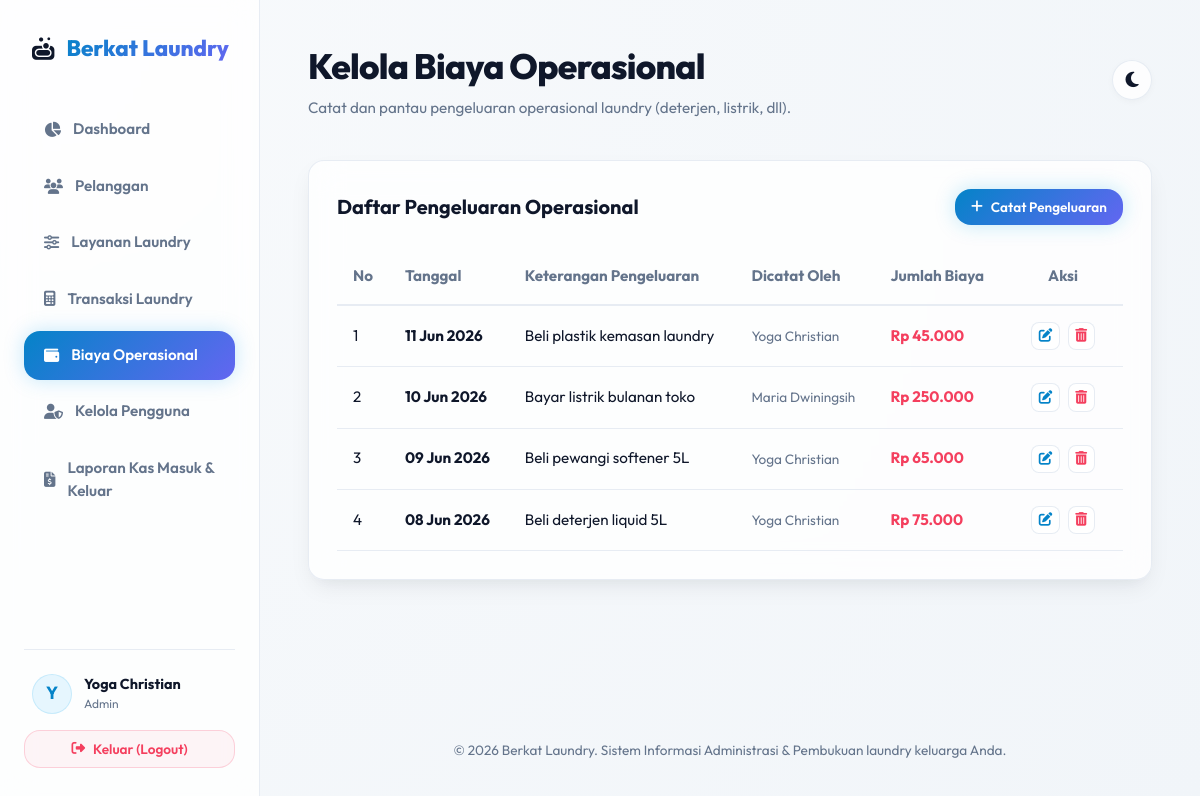
The app's page /pengeluaran.php (signed in) with its own data.
### tables this page shows
CREATE TABLE IF NOT EXISTS `pengeluaran` (
    `id` INT AUTO_INCREMENT PRIMARY KEY,
    `id_user` INT NOT NULL,
    `tgl_pengeluaran` DATE NOT NULL,
    `keterangan` VARCHAR(255) NOT NULL,
    `jumlah` INT NOT NULL,
    CONSTRAINT `fk_pengeluaran_users` FOREIGN KEY (`id_user`) REFERENCES `users` (`id`) ON UPDATE CASCADE
);

CREATE TABLE IF NOT EXISTS `users` (
    `id` INT AUTO_INCREMENT PRIMARY KEY,
    `username` VARCHAR(50) UNIQUE NOT NULL,
    `password` VARCHAR(255) NOT NULL,
    `nama` VARCHAR(100) NOT NULL,
    `role` ENUM('admin', 'karyawan') NOT NULL
);

### pengeluaran.php (the view, shortened to what this page needs)
<?php
require_once 'config/database.php';
require_once 'includes/header.php';
$action = $_GET['action'] ?? 'view';
$id = $_GET['id'] ?? null;
$pengeluaran_data = null;
try {
    $stmt = $pdo->query("SELECT pg.*, u.nama AS nama_user
                         FROM pengeluaran pg
                         JOIN users u ON pg.id_user = u.id
                         ORDER BY pg.tgl_pengeluaran DESC");
    $expenses = $stmt->fetchAll();
} catch (PDOException $e) {
    $error = 'Gagal mengambil data pengeluaran: ' . $e->getMessage();
    $expenses = [];
}
?>
<?php if ($action === 'tambah' || $action === 'edit'): ?>
    <div class="glass-panel" style="max-width: 600px; padding: 2.5rem; margin: 0 auto;">
        <h2 style="font-size: 1.5rem; font-weight: 700; margin-bottom: 1.5rem;">
            <?php echo $action === 'tambah' ? '<i class="fa-solid fa-file-invoice-dollar" style="color:var(--primary);"></i> Catat Pengeluaran Baru' : '<i class="fa-solid fa-pen-to-square" style="color:var(--primary);"></i> Edit Data Pengeluaran'; ?>
        </h2>
        <form action="pengeluaran.php?action=<?php echo $action; ?><?php echo $id ? '&id='.$id : ''; ?>" method="POST">
            <div class="form-group">
                <label for="tgl_pengeluaran">Tanggal Pengeluaran</label>
                <input type="date" id="tgl_pengeluaran" name="tgl_pengeluaran" class="form-control" required
                       value="<?php echo htmlspecialchars($pengeluaran_data['tgl_pengeluaran'] ?? date('Y-m-d')); ?>">
            </div>
            <div class="form-group">
                <label for="keterangan">Keterangan / Deskripsi Biaya</label>
                <input type="text" id="keterangan" name="keterangan" class="form-control" placeholder="Contoh: Pembelian detergen liquid 5L, Biaya listrik..." required
                       value="<?php echo htmlspecialchars($pengeluaran_data['keterangan'] ?? ''); ?>">
            </div>
            <div class="form-group" style="margin-bottom: 2rem;">
                <label for="jumlah">Jumlah Pengeluaran (Rupiah)</label>
                <input type="number" id="jumlah" name="jumlah" class="form-control" placeholder="Contoh: 75000" min="1" required
                       value="<?php echo htmlspecialchars($pengeluaran_data['jumlah'] ?? ''); ?>">
            </div>
            <div style="display: flex; gap: 1rem;">
                <a href="pengeluaran.php" class="btn btn-secondary" style="flex: 1; justify-content: center;">Batal</a>
                <button type="submit" class="btn btn-primary" style="flex: 1; justify-content: center;">
                    <i class="fa-solid fa-floppy-disk"></i> Simpan
                </button>
            </div>
        </form>
    </div>
<?php else: ?>
    <div class="glass-panel table-card">
        <div class="table-header">
            <h3>Daftar Pengeluaran Operasional</h3>
            <a href="pengeluaran.php?action=tambah" class="btn btn-primary" style="padding: 0.5rem 1rem; font-size: 0.85rem;">
                <i class="fa-solid fa-plus"></i> Catat Pengeluaran
            </a>
        </div>
        <div style="overflow-x: auto;">
            <table>
                <thead>
                    <tr>
                        <th style="width: 50px;">No</th>
                        <th>Tanggal</th>
                        <th>Keterangan Pengeluaran</th>
                        <th>Dicatat Oleh</th>
                        <th>Jumlah Biaya</th>
                        <th style="width: 120px; text-align: center;">Aksi</th>
                    </tr>
                </thead>
                <tbody>
                    <?php if (count($expenses) === 0): ?>
                        <tr>
                            <td colspan="6" style="text-align: center; color: var(--text-muted); padding: 2rem;">Belum ada catatan pengeluaran operasional.</td>
                        </tr>
                    <?php else: ?>
                        <?php $no = 1; foreach ($expenses as $row): ?>
                            <tr>
                                <td><?php echo $no++; ?></td>
                                <td><strong><?php echo date('d M Y', strtotime($row['tgl_pengeluaran'])); ?></strong></td>
                                <td><?php echo htmlspecialchars($row['keterangan']); ?></td>
                                <td style="font-size: 0.85rem; color: var(--text-muted);"><?php echo htmlspecialchars($row['nama_user']); ?></td>
                                <td style="font-weight: 700; color: var(--accent);">Rp <?php echo number_format($row['jumlah'], 0, ',', '.'); ?></td>
                                <td style="text-align: center;">
                                    <div style="display: flex; gap: 0.5rem; justify-content: center;">
                                        <a href="pengeluaran.php?action=edit&id=<?php echo $row['id']; ?>" class="btn btn-secondary"
                                           style="padding: 0.4rem; font-size: 0.85rem; border-radius: var(--radius-sm);" title="Edit">
                                            <i class="fa-solid fa-pen-to-square" style="color: var(--primary);"></i>
                                        </a>
                                        <a href="pengeluaran.php?action=hapus&id=<?php echo $row['id']; ?>" class="btn btn-secondary"
                                           style="padding: 0.4rem; font-size: 0.85rem; border-radius: var(--radius-sm);" title="Hapus"
                                           onclick="return confirm('Apakah Anda yakin ingin menghapus catatan pengeluaran ini?');">
                                            <i class="fa-solid fa-trash-can" style="color: var(--accent);"></i>
                                        </a>
                                    </div>
                                </td>
                            </tr>
                        <?php endforeach; ?>
                    <?php endif; ?>
                </tbody>
            </table>
        </div>
    </div>
<?php endif; ?>
<?php
require_once 'includes/footer.php';
?>

### assets/css/style.css (style rules this page uses)
:root { --primary-hue: 201; --primary-sat: 96%; --primary-light: 40%; --primary: hsl(var(--primary-hue), var(--primary-sat), var(--primary-light)); --primary-hover: hsl(var(--primary-hue), var(--primary-sat), calc(var(--primary-light) - 8%)); --primary-soft: hsl(var(--primary-hue), var(--primary-sat), 95%); --secondary: #6366f1; --secondary-hover: #4f46e5; --accent: #f43f5e; --success: #10b981; --warning: #f59e0b; --info: #0ea5e9; --bg-app: radial-gradient(circle at top left, #f8fafc, #f1f5f9); --bg-card: rgba(255, 255, 255, 0.8); --bg-card-hover: rgba(255, 255, 255, 0.95); --border-color: rgba(226, 232, 240, 0.8); --text-main: #0f172a; --text-muted: #64748b; --text-inverse: #ffffff; --shadow-sm: 0 2px 8px -2px rgba(15, 23, 42, 0.05); --shadow-md: 0 10px 25px -5px rgba(15, 23, 42, 0.08), 0 8px 16px -6px rgba(15, 23, 42, 0.04); --shadow-lg: 0 20px 40px -15px rgba(15, 23, 42, 0.12); --shadow-glow: 0 0 20px 0 rgba(14, 165, 233, 0.25); --radius-sm: 8px; --radius-md: 16px; --radius-lg: 24px; --radius-full: 9999px; --blur: blur(16px); --transition-fast: 0.2s cubic-bezier(0.4, 0, 0.2, 1); --transition-normal: 0.3s cubic-bezier(0.4, 0, 0.2, 1); }
* { box-sizing: border-box; margin: 0; padding: 0; }
body { font-family: 'Outfit', -apple-system, BlinkMacSystemFont, "Segoe UI", Roboto, sans-serif; background: var(--bg-app); color: var(--text-main); min-height: 100vh; line-height: 1.5; transition: background var(--transition-normal), color var(--transition-normal); overflow-x: hidden; }
.glass-panel { background: var(--bg-card); backdrop-filter: var(--blur); -webkit-backdrop-filter: var(--blur); border: 1px solid var(--border-color); border-radius: var(--radius-md); box-shadow: var(--shadow-md); transition: transform var(--transition-fast), box-shadow var(--transition-fast), background var(--transition-normal), border var(--transition-normal); }
.btn { display: inline-flex; align-items: center; gap: 0.5rem; padding: 0.75rem 1.5rem; font-size: 0.95rem; font-weight: 600; border-radius: var(--radius-md); cursor: pointer; transition: all var(--transition-fast); border: none; text-decoration: none; font-family: inherit; }
.btn-primary { background: linear-gradient(135deg, var(--primary), var(--secondary)); color: #fff; box-shadow: var(--shadow-glow); }
.btn-secondary { background: var(--bg-card); border: 1px solid var(--border-color); color: var(--text-main); }
.table-card { padding: 1.75rem; margin-bottom: 2rem; }
.table-header { display: flex; justify-content: space-between; align-items: center; margin-bottom: 1.5rem; }
.table-header h3 { font-size: 1.25rem; font-weight: 700; }
table { width: 100%; border-collapse: collapse; text-align: left; }
th, td { padding: 1rem; border-bottom: 1px solid var(--border-color); font-size: 0.95rem; }
th { font-weight: 700; color: var(--text-muted); background: rgba(var(--primary-hue), var(--primary-sat), 97%); border-bottom: 2px solid var(--border-color); }

### records on screen
pengeluaran: tgl_pengeluaran "11 Jun 2026", keterangan "Beli plastik kemasan laundry", id_user.nama "Yoga Christian", jumlah "45.000"
pengeluaran: tgl_pengeluaran "10 Jun 2026", keterangan "Bayar listrik bulanan toko", id_user.nama "Maria Dwiningsih", jumlah "250.000"
pengeluaran: tgl_pengeluaran "09 Jun 2026", keterangan "Beli pewangi softener 5L", id_user.nama "Yoga Christian", jumlah "65.000"
pengeluaran: tgl_pengeluaran "08 Jun 2026", keterangan "Beli deterjen liquid 5L", id_user.nama "Yoga Christian", jumlah "75.000"

### other values on screen
substr($user_name, 0, 1) "Y"
$user_name "Yoga Christian"
$user_role "Admin"
$page_title "Kelola Biaya Operasional"
$page_subtitle "Catat dan pantau pengeluaran operasional laundry (deterjen, listrik, dll)."
